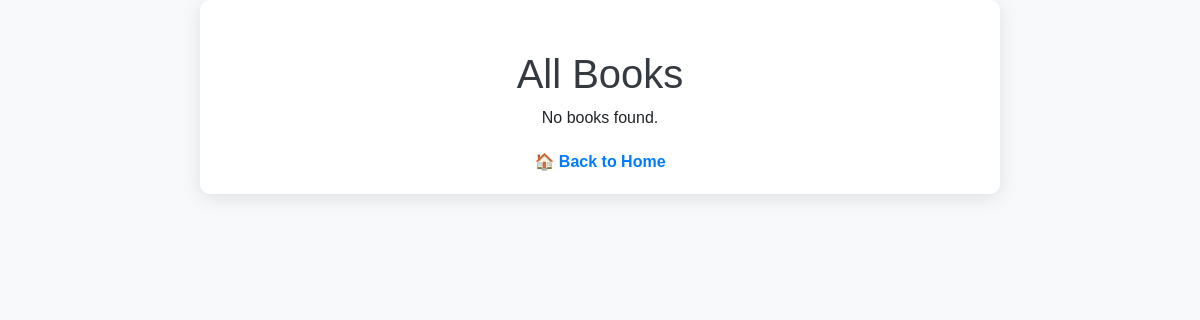
Before: /books with the older database file.
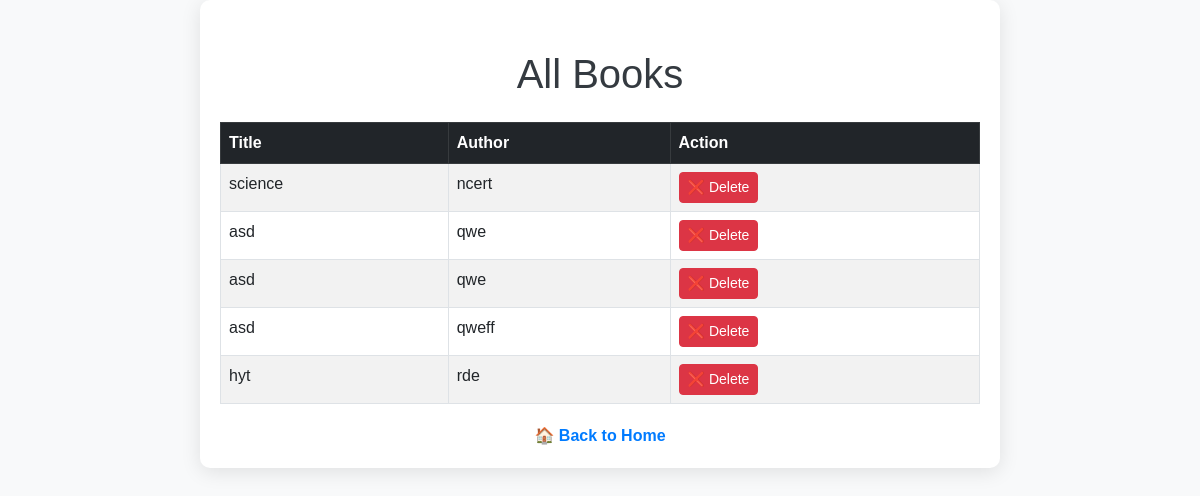
After: the same page with the newer database file.
### tables this page shows
CREATE TABLE BOOKS (
                        ID INTEGER PRIMARY KEY AUTOINCREMENT,
                        title TEXT NOT NULL,
                        author TEXT NOT NULL
                        );

### app.py (the view)
@app.route('/books')
def view_books():
    conn = sqlite3.connect('books.db')
    cursor = conn.cursor()
    cursor.execute('SELECT * FROM books')
    books = cursor.fetchall()
    conn.close()
    return render_template('view_books.html', books=books)

### templates/view_books.html (shortened to what this page needs)
<!DOCTYPE html>
<html lang="en">
<head>
    <link href="https://cdn.jsdelivr.net/npm/bootstrap@5.3.0/dist/css/bootstrap.min.css" rel="stylesheet">
</head>
<body>
    <div class="container">
        <h1>All Books</h1>
        {% if books and books|length > 0 %}
            <table class="table table-striped table-bordered mt-4">
                <thead class="table-dark">
                    <tr>
                        <th>Title</th>
                        <th>Author</th>
                        <th>Action</th>
                    </tr>
                </thead>
                <tbody>
                    {% for book in books %}
                    <tr>
                        <td>{{ book[1] }}</td>
                        <td>{{ book[2] }}</td>
                        <td>
                            <a href="/delete/{{ book[0] }}" class="btn btn-danger btn-sm">❌ Delete</a>
                        </td>
                    </tr>
                    {% endfor %}
                </tbody>
            </table>
        {% else %}
            <p class="text-center">No books found.</p>
        {% endif %}
        <a href="/" class="back-link">🏠 Back to Home</a>
    </div>
</body>
</html>

### templates/view_books.html (style rules this page uses)
body { background-color: #f8f9fa; font-family: 'Arial', sans-serif; }
h1 { text-align: center; margin-top: 30px; color: #343a40; }
.container { max-width: 800px; margin: 0 auto; padding: 20px; background: white; border-radius: 10px; box-shadow: 0 4px 20px rgba(0, 0, 0, 0.1); }
.back-link { display: block; text-align: center; margin-top: 20px; text-decoration: none; color: #007bff; font-weight: bold; }

Changed rows visible on the page:
added BOOKS: title "science", author "ncert"
added BOOKS: title "asd", author "qwe"
added BOOKS: title "asd", author "qwe"
added BOOKS: title "asd", author "qweff"
added BOOKS: title "hyt", author "rde"
Other visible differences:
text no longer shown: "No books found."
text now shown: "Title Author Action"
